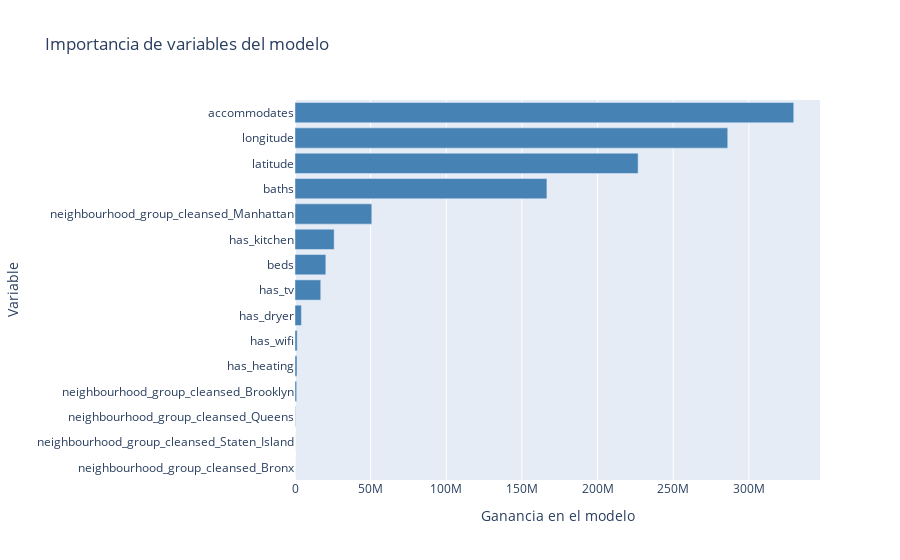

The notebook cell this image was saved under:
### Code cell
importancia = pd.DataFrame()
importancia["nombre"] = model.feature_name_
importancia["importancia"] = model.feature_importances_
importancia.sort_values("importancia",inplace = True, ascending = True)

data = [
    go.Bar(
        x = importancia["importancia"],
        y = importancia["nombre"],
        marker_color = "steelblue",
        orientation = "h",
        name = "Importancia de variables",
    )
]

layout = go.Layout(title = "Importancia de variables del modelo", xaxis_title = "Ganancia en el modelo",
                   yaxis_title = "Variable")

fig = go.Figure(data = data, layout = layout)

fig.show()

### Figure 1 — Plotly figure (JSON) as saved in the notebook; plotly's stock layout.template omitted (floating-point values rounded to 4 significant figures)
{"data": [{"marker": {"color": "steelblue"}, "name": "Importancia de variables", "orientation": "h", "type": "bar", "x": [0, 0, 274000.0, 1106000.0, 1320000.0, 1452000.0, 4242000.0, 17030000.0, 20380000.0, 25890000.0, 50760000.0, 166500000.0, 226800000.0, 286100000.0, 329700000.0], "y": ["neighbourhood_group_cleansed_Bronx", "neighbourhood_group_cleansed_Staten_Island", "neighbourhood_group_cleansed_Queens", "neighbourhood_group_cleansed_Brooklyn", "has_heating", "has_wifi", "has_dryer", "has_tv", "beds", "has_kitchen", "neighbourhood_group_cleansed_Manhattan", "baths", "latitude", "longitude", "accommodates"]}], "layout": {"title": {"text": "Importancia de variables del modelo"}, "xaxis": {"title": {"text": "Ganancia en el modelo"}}, "yaxis": {"title": {"text": "Variable"}}}}
